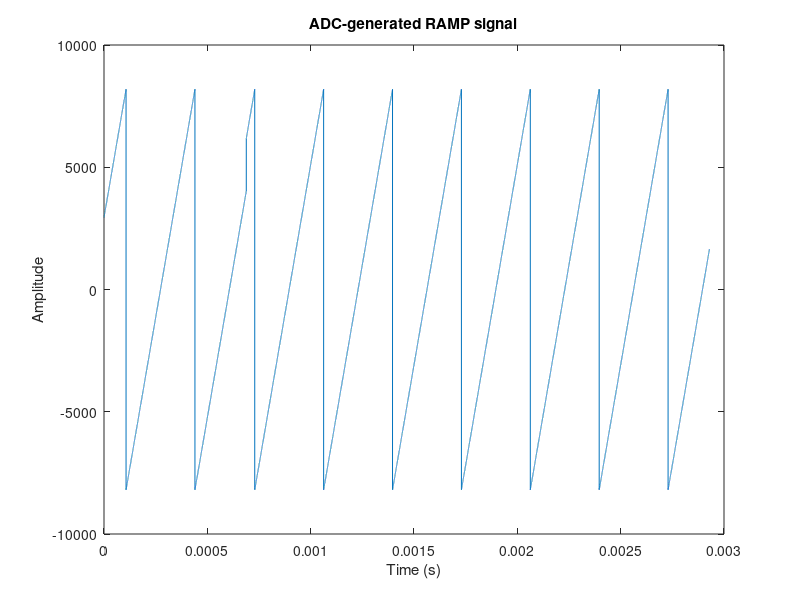

MATLAB code for this plot:
clear all; 
close all; 

Fs  = 49.152E6;

%fpgaOutRaw = dlmread('Fmcomms_BIST_960khz_stream_dump.dat',' ');
%fpgaOut = complex(fpgaOutRaw(:,1),fpgaOutRaw(:,2));
fid = fopen('AdcRamp_Gbe.dat','r');
fpgaOut = fscanf(fid,'%d\n');
fclose(fid);

N =  length(fpgaOut);
Ts = 1/Fs; 
t  = [0:Ts:(N*Ts)- Ts];


R = 50;
dF = Fs/N;                      % hertz
f = Fs/2*[-1:2/N:1-2/N];

% normalized FFT of signal
f1=(fftshift(fft(fpgaOut(1:N),N))/(N));

% power spectrum
F1 = 10*log10((abs(f1).^2)/R*1000);
 
%
%figure(1);
%subplot(2,2,1);
%plot(f,F1);
%title('ADC-generate RAMP spectrum');
%xlabel('Frequency [hertz]');
%ylabel('Magnitude [dB]');

%subplot(2,2,2);
plot(t,fpgaOut);
title('ADC-generated RAMP signal');
xlabel('Time (s)');
ylabel('Amplitude');
